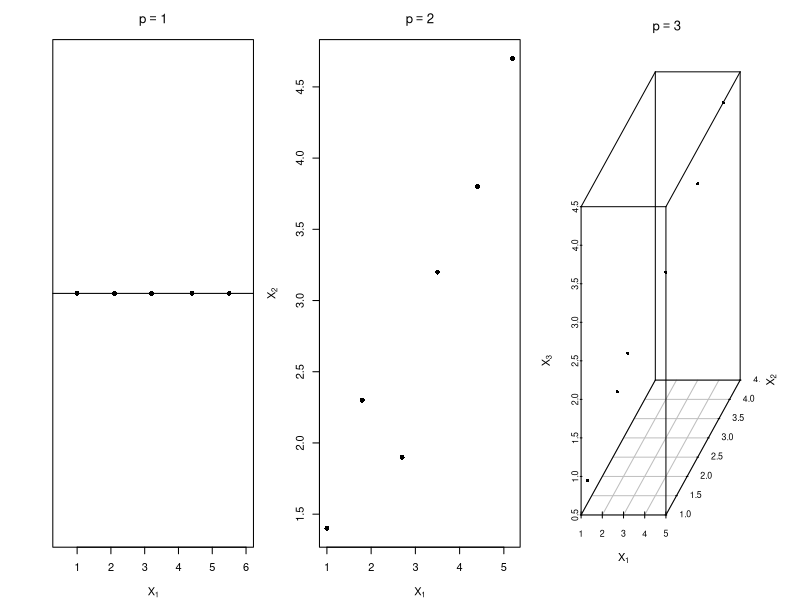
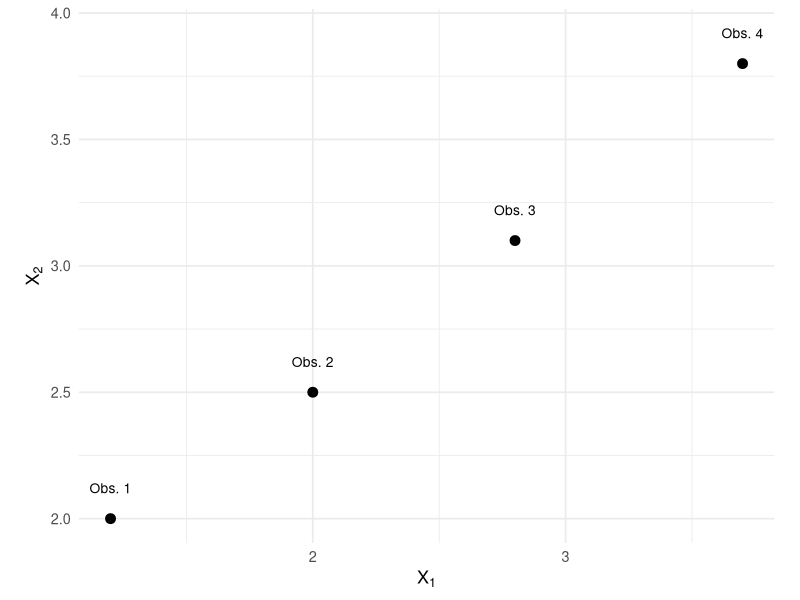
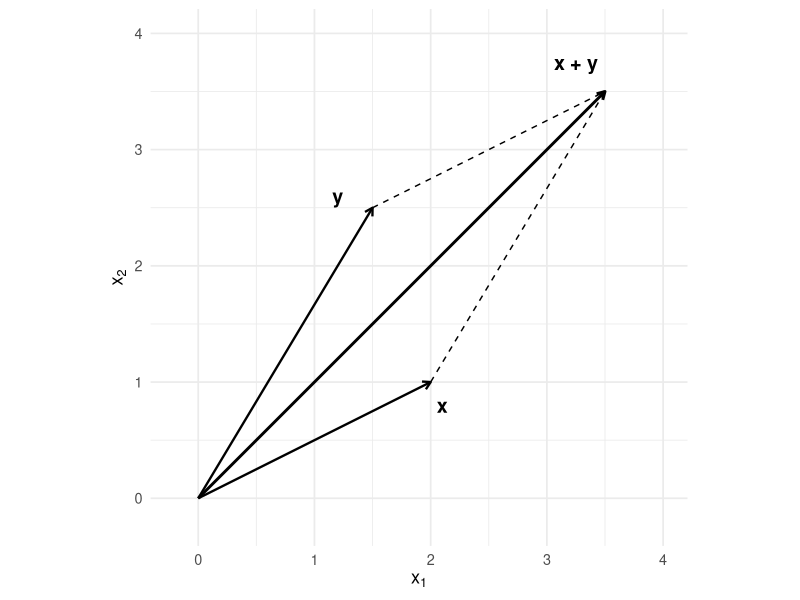
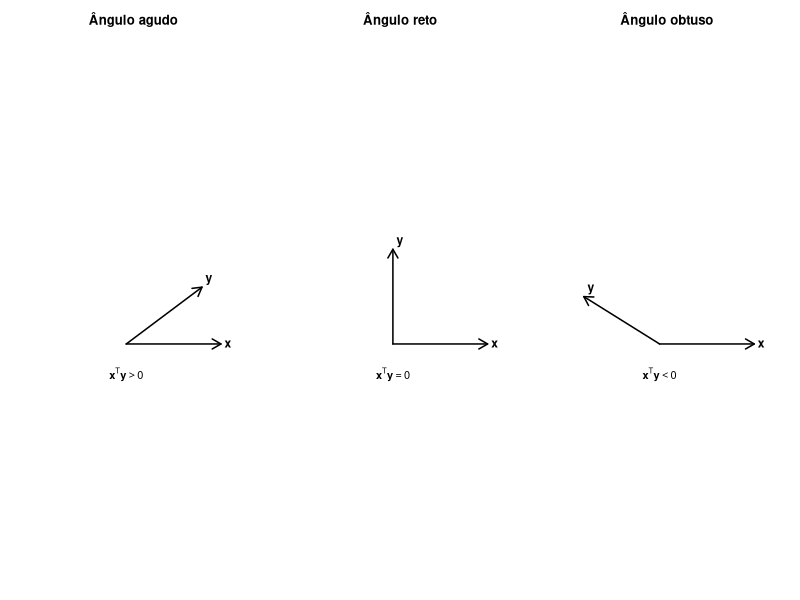

The R script that drew these images, in order:
## ---- chunk 1
#| label: fig-dimensoes-rp
#| echo: false
#| message: false
#| warning: false
#| fig-cap: "Representação de observações em espaços de uma, duas e três dimensões."
#| fig-align: center
#| fig-width: 9
#| fig-height: 3.8

library(scatterplot3d)

par(mfrow = c(1, 3), mar = c(4, 4, 3, 1))

x1 <- c(1.0, 2.1, 3.2, 4.4, 5.5)

plot(
  x1,
  rep(0, length(x1)),
  pch = 16,
  xlab = expression(X[1]),
  ylab = "",
  yaxt = "n",
  main = expression(p == 1),
  xlim = c(0.5, 6),
  ylim = c(-0.5, 0.5)
)

abline(h = 0)

x2 <- c(1.0, 1.8, 2.7, 3.5, 4.4, 5.2)
y2 <- c(1.4, 2.3, 1.9, 3.2, 3.8, 4.7)

plot(
  x2,
  y2,
  pch = 16,
  xlab = expression(X[1]),
  ylab = expression(X[2]),
  main = expression(p == 2)
)

x3 <- c(1.0, 1.7, 2.4, 3.1, 3.9, 4.6)
y3 <- c(1.3, 2.0, 1.8, 2.9, 3.6, 4.1)
z3 <- c(0.8, 1.6, 2.2, 2.7, 3.5, 4.3)

scatterplot3d(
  x3,
  y3,
  z3,
  pch = 16,
  xlab = expression(X[1]),
  ylab = expression(X[2]),
  zlab = expression(X[3]),
  main = expression(p == 3),
  angle = 45
)

par(mfrow = c(1, 1))
## ---- chunk 2
#| label: fig-nuvem-observacoes
#| echo: false
#| message: false
#| warning: false
#| fig-cap: "Observações representadas como pontos no espaço bidimensional."
#| fig-align: center
#| fig-width: 6.5
#| fig-height: 5

library(ggplot2)

dados <- data.frame(
  observacao = paste0("Obs. ", 1:4),
  x1 = c(1.2, 2.0, 2.8, 3.7),
  x2 = c(2.0, 2.5, 3.1, 3.8)
)

ggplot(
  dados,
  aes(x = x1, y = x2, label = observacao)
) +
  geom_point(size = 3) +
  geom_text(
    nudge_y = 0.12,
    size = 3.5
  ) +
  labs(
    x = expression(X[1]),
    y = expression(X[2])
  ) +
  coord_equal() +
  theme_minimal(base_size = 13)
## ---- chunk 3
#| label: fig-soma-vetores
#| echo: false
#| message: false
#| warning: false
#| fig-cap: "Soma de vetores pela regra do paralelogramo."
#| fig-align: center
#| fig-width: 6.5
#| fig-height: 5

library(ggplot2)
library(grid)

ggplot() +
  geom_segment(
    aes(x = 0, y = 0, xend = 2, yend = 1),
    arrow = arrow(length = unit(0.22, "cm")),
    linewidth = 0.8
  ) +
  geom_segment(
    aes(x = 0, y = 0, xend = 1.5, yend = 2.5),
    arrow = arrow(length = unit(0.22, "cm")),
    linewidth = 0.8
  ) +
  geom_segment(
    aes(x = 0, y = 0, xend = 3.5, yend = 3.5),
    arrow = arrow(length = unit(0.22, "cm")),
    linewidth = 1
  ) +
  geom_segment(
    aes(x = 2, y = 1, xend = 3.5, yend = 3.5),
    linetype = "dashed"
  ) +
  geom_segment(
    aes(x = 1.5, y = 2.5, xend = 3.5, yend = 3.5),
    linetype = "dashed"
  ) +
  annotate(
    "text",
    x = 2.1,
    y = 0.8,
    label = "x",
    size = 5,
    fontface = "bold"
  ) +
  annotate(
    "text",
    x = 1.2,
    y = 2.6,
    label = "y",
    size = 5,
    fontface = "bold"
  ) +
  annotate(
    "text",
    x = 3.25,
    y = 3.75,
    label = "x + y",
    size = 5,
    fontface = "bold"
  ) +
  coord_equal(
    xlim = c(-0.2, 4),
    ylim = c(-0.2, 4)
  ) +
  labs(
    x = expression(x[1]),
    y = expression(x[2])
  ) +
  theme_minimal(base_size = 13)
## ---- chunk 4
#| label: fig-produto-interno
#| echo: false
#| message: false
#| warning: false
#| fig-cap: "Sinal do produto interno segundo o ângulo formado entre dois vetores."
#| fig-align: center
#| fig-width: 9
#| fig-height: 3.6

par(mfrow = c(1, 3), mar = c(1, 1, 3, 1))

desenhar_vetores <- function(y, titulo, subtitulo) {
  plot(
    0,
    0,
    type = "n",
    xlim = c(-2.2, 2.5),
    ylim = c(-1.0, 2.3),
    axes = FALSE,
    xlab = "",
    ylab = "",
    asp = 1,
    main = titulo
  )

  arrows(
    0, 0, 2, 0,
    length = 0.10,
    lwd = 1.5
  )

  arrows(
    0, 0, y[1], y[2],
    length = 0.10,
    lwd = 1.5
  )

  text(2.15, 0, expression(bold(x)), cex = 1.1)
  text(y[1] + 0.15, y[2] + 0.15, expression(bold(y)), cex = 1.1)
  text(0, -0.65, subtitulo, cex = 1)
}

desenhar_vetores(
  c(1.6, 1.2),
  "Ângulo agudo",
  expression(bold(x)^T * bold(y) > 0)
)

desenhar_vetores(
  c(0, 2),
  "Ângulo reto",
  expression(bold(x)^T * bold(y) == 0)
)

desenhar_vetores(
  c(-1.6, 1.0),
  "Ângulo obtuso",
  expression(bold(x)^T * bold(y) < 0)
)

par(mfrow = c(1, 1))
